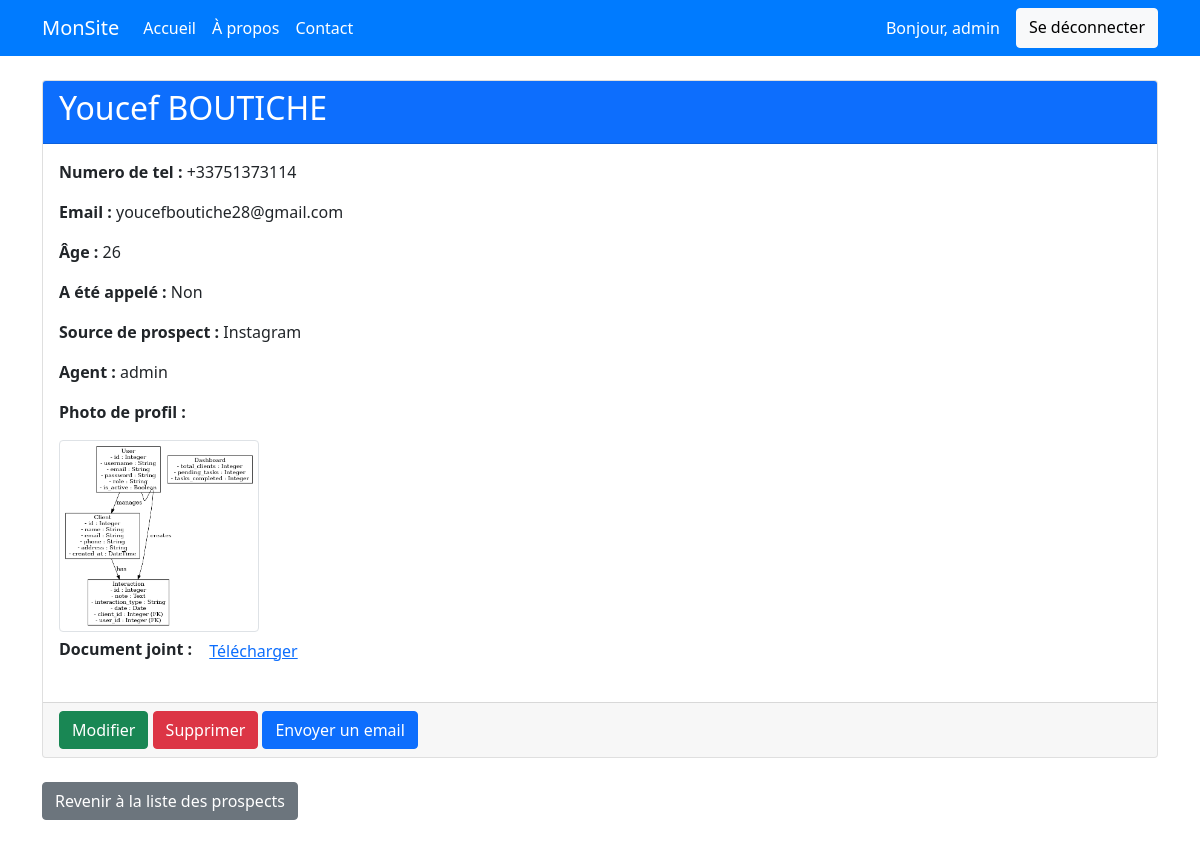
The page /details/4 (signed in) on the database its author committed.
### crm_app/models.py (models this page shows, shortened)
class User(AbstractUser):
     pass

class Lead(models.Model):
    SOURCE_CHOICES = (
        ('Youtube','Youtube'),
        ('Google','Goole'),
        ('Newsletter','Newsletter'),
        ('Facebook','Facebook'),
        ('Instagram','Instagram'),
        ('TikTok','TikTok'),
    )
    first_name = models.CharField(max_length=255)
    last_name = models.CharField(max_length=255)
    phone_number = PhoneNumberField()
    email = models.EmailField(validators=[EmailValidator()])
    age = models.IntegerField(null=True, blank=True)
    phoned = models.BooleanField(default=False)
    source = models.CharField(choices=SOURCE_CHOICES,max_length=100)
    profile_picture = models.ImageField(null=True, blank=True,upload_to='leads/')
    file_field = models.FileField(null=True, blank=True,upload_to='documents/')
    agent = models.ForeignKey(Agent,on_delete=models.CASCADE)

class Agent(models.Model):
    user = models.OneToOneField(User,on_delete=models.CASCADE)
    def __str__(self):
        return self.user.username

### crm_app/views.py (the view)
# urls.py: path('details/<pk>',details,name="details_page"),
@login_required
def details(request,pk):
    get_lead = Lead.objects.get(id=pk)
    context = {
        'get_lead':get_lead,
    }
    return render(request,'details_lead.html',context)

### crm_app/templates/details_lead.html (shortened to what this page needs)
{% extends "base.html" %}
{% load static %}
{% block content %}
<div class="container">
    <div class="card mt-4">
        <div class="card-header bg-primary text-white">
            <h2>{{ get_lead.first_name }} {{ get_lead.last_name }}</h2>
        </div>
        <div class="card-body">
            <p><strong>Numero de tel :</strong> {{ get_lead.phone_number }}</p>
            <p><strong>Email :</strong> {{ get_lead.email }}</p>
            <p><strong>Âge :</strong> {{ get_lead.age }}</p>
            <p><strong>A été appelé :</strong> {{ get_lead.phoned|yesno:"Oui,Non" }}</p>
            <p><strong>Source de prospect :</strong> {{ get_lead.source }}</p>
            <p><strong>Agent :</strong> {{ get_lead.agent }}</p>
            {% if get_lead.profile_picture %}
                <p><strong>Photo de profil :</strong></p>
                <img src="{{ get_lead.profile_picture.url }}" alt="Photo de profil" class="img-thumbnail" style="max-width: 200px;">
            {% else %}
                <p><strong>Photo de profil :</strong> Non disponible</p>
            {% endif %}
            {% if get_lead.file_field %}
                <p><strong>Document joint :</strong>
                    <a href="{{ get_lead.file_field.url }}" class="btn btn-link" download>Télécharger</a>
                </p>
            {% else %}
                <p><strong>Document joint :</strong> Non disponible</p>
            {% endif %}
        </div>
        <div class="card-footer">
            <a href="{% url 'update_lead' get_lead.id %}" class="btn btn-success">Modifier</a>
            <a href="{% url 'delete_lead' get_lead.id %}" class="btn btn-danger" onclick="return confirm('Êtes-vous sûr de vouloir supprimer ce prospect ?');">Supprimer</a>
            <a href="{% url 'send_email' get_lead.id %}" class="btn btn-primary">Envoyer un email</a>
        </div>
    </div>
    <div class="mt-4 mb-4">
        <a href="{% url 'index' %}" class="btn btn-secondary">Revenir à la liste des prospects</a>
    </div>
</div>
{% endblock content %}

### crm_app/templates/navbar.html (shortened to what this page needs)
<nav class="navbar navbar-expand-lg navbar-dark">
    <div class="container">
        <a class="navbar-brand" href="#">MonSite</a>
        <div class="collapse navbar-collapse" id="navbarNav">
            <ul class="navbar-nav me-auto mb-2 mb-lg-0">
                <li class="nav-item">
                    <a class="nav-link active" aria-current="page" href="#">Accueil</a>
                </li>
                <li class="nav-item">
                    <a class="nav-link" href="#">À propos</a>
                </li>
                <li class="nav-item">
                    <a class="nav-link" href="#">Contact</a>
                </li>
            </ul>
            <div class="d-flex">
                {% if request.user.is_authenticated %}
                <a class="nav-link">Bonjour, {{ request.user.username }}</a>
                <a href="{% url 'logout' %}" class="btn btn-light">Se déconnecter</a>
                {% else %}
                    <a href="{% url 'login' %}" class="btn btn-custom me-2">Connexion</a>
                    <a href="{% url 'signup' %}" class="btn btn-custom me-2">S'inscrire</a>
                {% endif %}
            </div>
        </div>
    </div>
</nav>

### static/styles/style.css (style rules this page uses)
.navbar { background-color: #007bff; }
.navbar-brand, .nav-link { color: #fff !important; }

### rows shown on the page
User: user.username "admin"
Lead: first_name "Youcef", last_name "BOUTICHE", phone_number "+33751373114", email "youcefboutiche28@gmail.com", age "26", phoned "Non", source "Instagram", agent "admin", profile_picture (picture)
